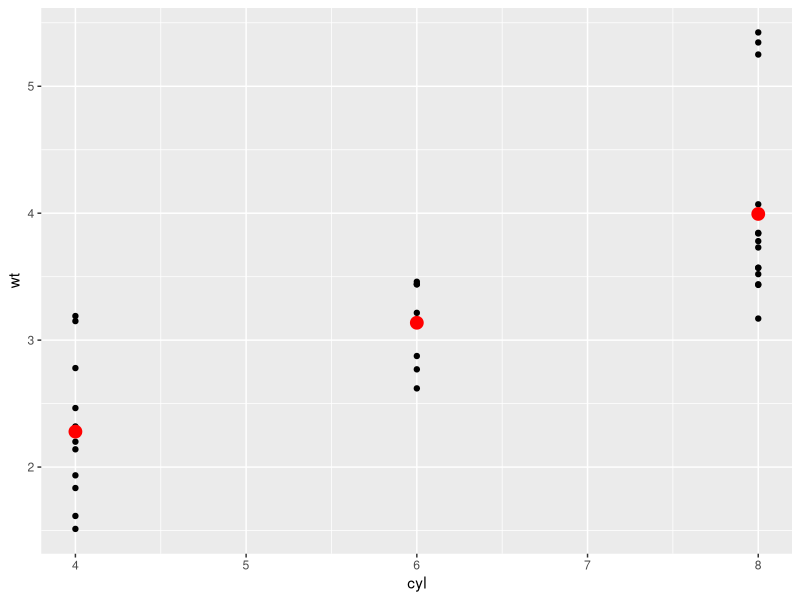

Reproduce this figure in R.
# Name: Diana Lee
# Course: COP2073C
# Assignment: Module 11 Programming Assignment
# Date: November 22, 2026

# Load required packages
library(tidyverse)
library(modelr)

# Create a tibble with cyl and wt from mtcars
cars_tbl <- as_tibble(mtcars) %>%
  select(cyl, wt)

# Fit a linear model predicting wt from cyl
wt_model <- lm(wt ~ cyl, data = cars_tbl)

# Generate a data grid from cyl and add model predictions
grid_preds <- cars_tbl %>%
  data_grid(cyl) %>%
  add_predictions(wt_model)

# Plot observed weights alongside predicted group values
ggplot(cars_tbl, aes(x = cyl, y = wt)) +
  geom_point() +
  geom_point(
    data = grid_preds,
    aes(y = pred),
    color = "red",
    size = 4
  )

# Analysis:
# Treating cyl as a numeric predictor in lm(wt ~ cyl) fits a straight
# line across cylinder counts, where predicted weight increases steadily
# as the number of cylinders rises from 4 to 6 to 8. Comparing the red
# predicted points to the observed black points shows the upward trend
# in vehicle weight, though individual cars within each cylinder group
# still vary around the predicted values.
